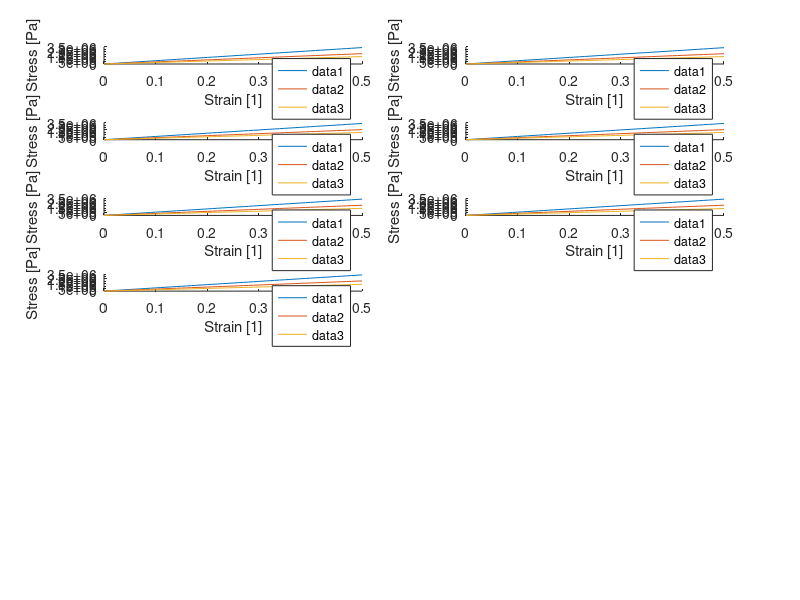
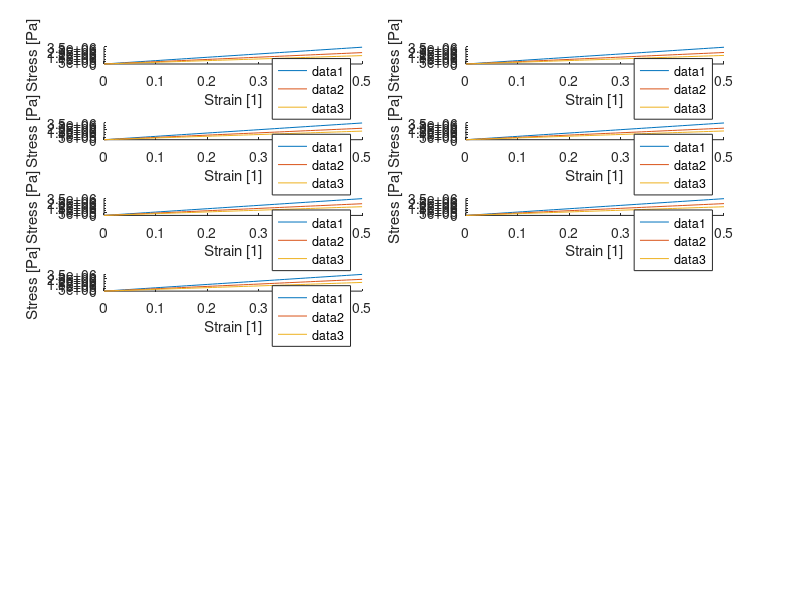
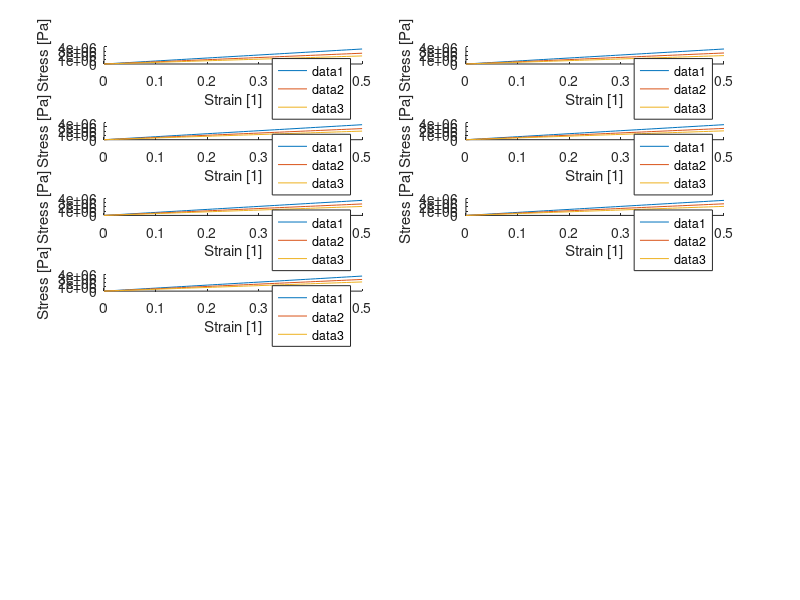
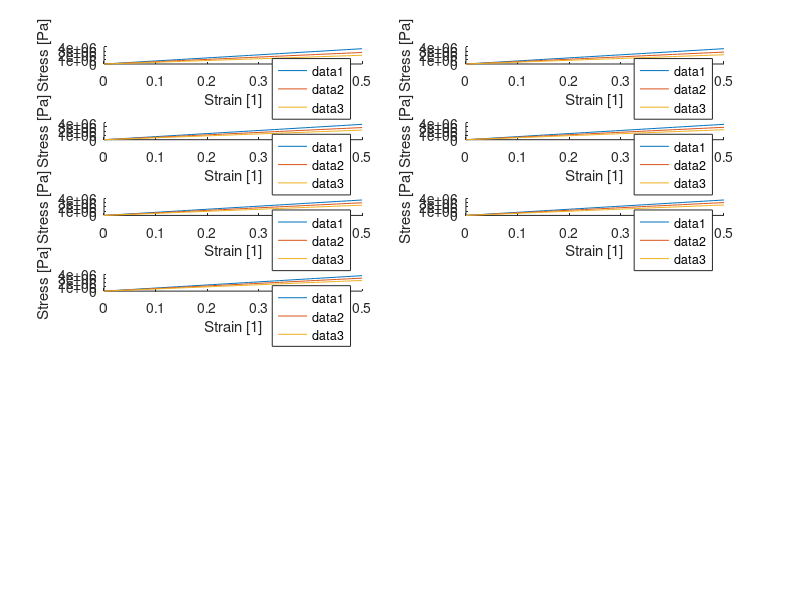

Recreate these plots in MATLAB, in order.
clc
clear all
close all


%% laod file


DATA = load("Parameter_sweep.txt");

% prima colonna --> campo magnetico
% seconda colonna --> TPU_L
% terza colonna --> TPU_R
% quarta colonna --> time
% quinta colonna --> stress
% sesta colonna --> strain
% settima --> TPU_thickness
% ottava ---> MR_l length
% nona --> MR fluid radius
% decima --> displacement


%% BLOCK extraction for B


B_values = [0 0.5 1 1.5 2];

Bmat = cell(length(B_values),1);

for i = 1:length(B_values)
    val = B_values(i);
    Bmat{i} = DATA(DATA(:, 1) == val, :);
end

for kkk = 1:length(Bmat)
figure()
ex = Bmat{kkk};

%% BLOCK EXTRACTION for TPU_L

% now with B fixed and based on TPU_L

TPU_L_values = [20:5:50];

TPU_L_mat = cell(length(TPU_L_values),1);

for ii = 1:length(TPU_L_values)
        val2 = TPU_L_values(ii);
        TPU_L_mat{ii} = ex(ex(:, 2) == val2, :);
end
for kk = 1:length(TPU_L_mat)
    ex1 = TPU_L_mat{kk};
%% BLOCK EXTRACTION for TPU_R


% now with B fixed and based on TPU_L

TPU_R_values = double([3:3:9]);

TPU_R_mat = cell(length(TPU_R_values),1);

for iii = 1:length(TPU_R_values)
        val3 = TPU_R_values(iii);
        TPU_R_mat{iii} = ex1(round(ex1(:, 3)) == val3, :);
end
%% plotting
subplot(length(TPU_L_mat),2,kk)
    for k = 1:length(TPU_R_mat)
        ex2 =  TPU_R_mat{k};

        
        hold on
        plot(ex2(:,6),ex2(:,5))
        legend()
        xlabel('Strain [1]')
        ylabel('Stress [Pa]')
        end
    end
end
